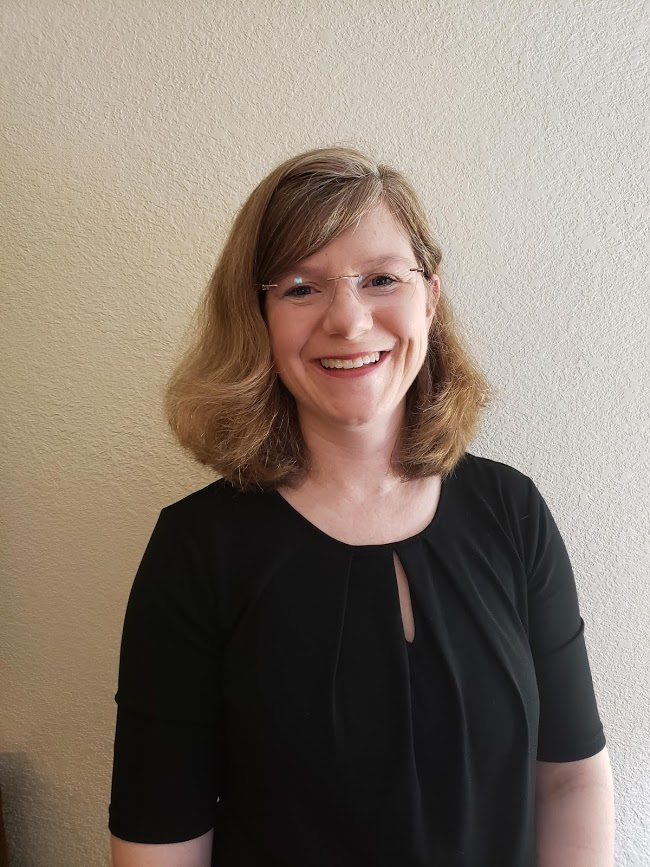
#> input picture mother.jpg, 650 x 867 px
$ python facialRecognition.py   (older library calls are emulated)
#> lines starting #> are read from the running program, lines starting #| are printed output that depends on the picture
import cv2
import sys
import math

# Get user supplied values
imagePath = "mother.jpg"
cascPath = "haarcascade_frontalface_default.xml"

# Create the haar cascade
faceCascade = cv2.CascadeClassifier(cascPath)

# Read the image
image = cv2.imread(imagePath)
#> image is the input picture: shape (867, 650, 3); mean B, G, R 111.4, 122.6, 135
gray = cv2.cvtColor(image, cv2.COLOR_BGR2GRAY)
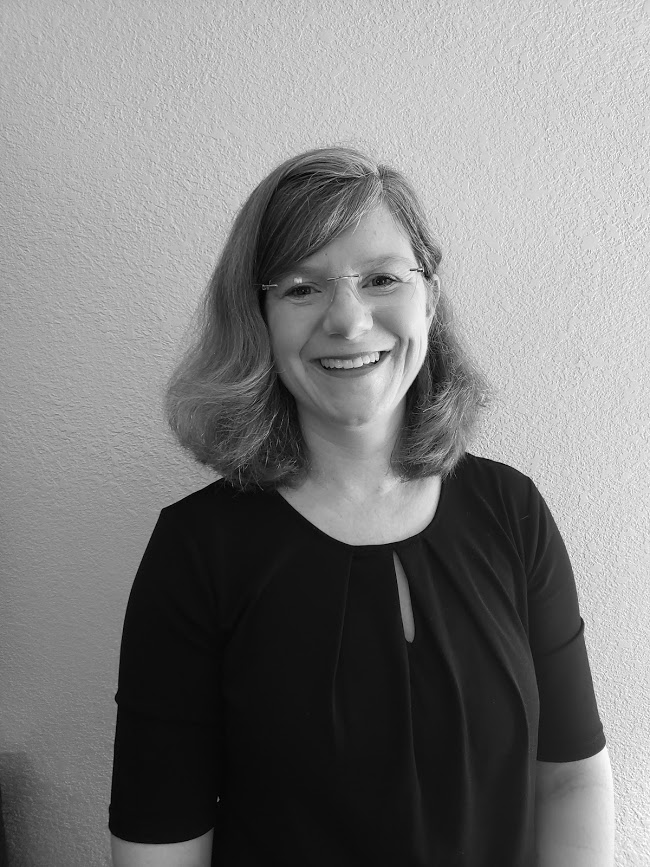
#> gray: shape (867, 650); min 0, max 255, mean 125

# Detect faces in the image
faces = faceCascade.detectMultiScale(
    gray,
    scaleFactor=1.1,
    minNeighbors=5,
    minSize=(30, 30)
    #flags = cv2.CV_HAAR_SCALE_IMAGE
)
#> faces = [[248, 210, 198, 198]]

print("Found {0} faces!".format(len(faces)))
#| Found 1 faces!
cv2.imshow("Faces found", image)

cv2.waitKey(0)

# Draw a rectangle around the faces
(x, y, w, h) = faces[0]
#> x = 248; y = 210; w = 198; h = 198
p = .5
x = math.floor((1-p)*x)
#> x = 124
y = math.floor((1-p)*y)
#> y = 105
w = math.floor((1+2*p)*w)
#> w = 396
h = math.floor((1+2*p)*h)
#> h = 396
image = image[y:y+h, x:x+w]
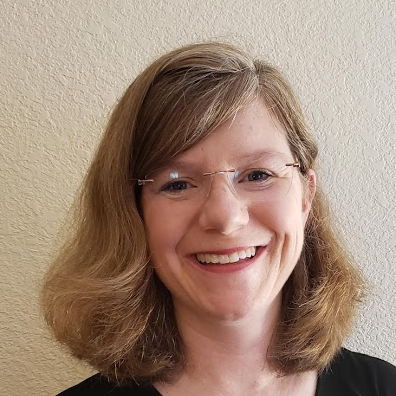
#> image: shape (396, 396, 3); mean B, G, R 120.3, 136.7, 161
cv2.imshow("Faces found", image)

cv2.waitKey(0)

#blur gaussian
gaus = cv2.GaussianBlur(image,(5,5),0)
cv2.imshow("blur", gaus)
cv2.waitKey(0)

#blur bilateral
bilat = cv2.bilateralFilter(image,9,75,75)
cv2.imshow("bilat", bilat)
cv2.waitKey(0)
